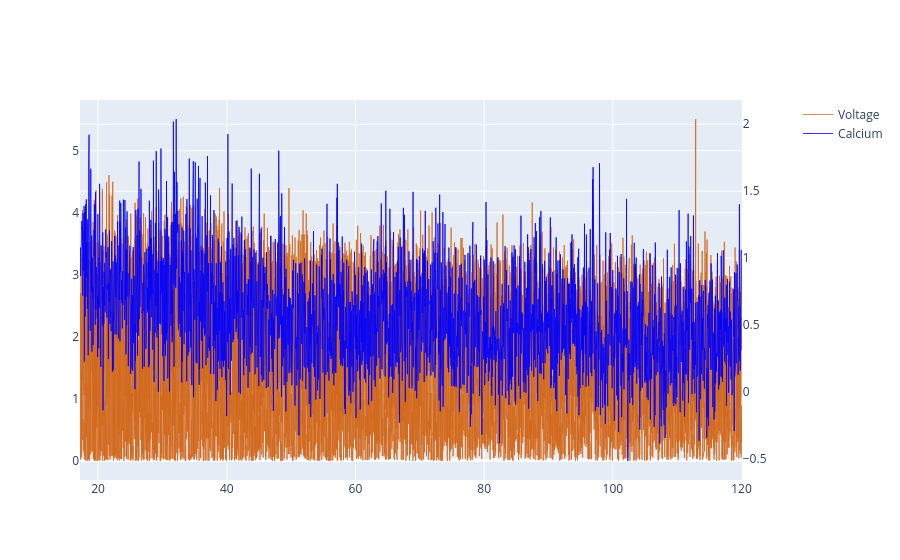

The notebook cell saved with this chart:
### Code cell
## motor stuff

fig = make_subplots(specs=[[{"secondary_y": True}]])
# svg_path =os.path.join(path,f'EventTypeTrace{n}.svg')
# html_path =os.path.join(path,f'EventTypeTrace{n}.html')

fig.add_trace(go.Scatter(x=VolAX, y=VolTrace, line=dict(color='chocolate', width=0.8),name="Voltage"),secondary_y=False,)

fig.add_trace(go.Scatter(x= CalAX, y=TraceC ,line=dict(color='blue', width=0.8), name="Calcium"),secondary_y=True,)
fig.show()
if motor_active:
    volMot, volRest, calMot, calRest, spikeMot, spikeRest,Change_points,MotIdx,calMotID,RestIdx,calRestId = motorSp(TraceC,VolTrace,motor,CalAX,VolAX,spikeId)
    if np.size(RestIdx[0],0) < 9:
        RestIdx = RestIdx[1:]
        Change_points = Change_points[1:]
        Change_points = Change_points.squeeze()
    changePointPath = os.path.join(path,r'changepoint.csv')
    calMot,calRes,spikeM,spikeR,volM,volR = Split_cal(Change_points,VolTrace,TraceC,VolAX,CalAX,motor,spikeId)
    print(f'calR{len(calRes)}')
    print(f'volR{len(RestIdx)}')
    print(f'calm{len(calMot)}')
    print(f'volm{len(MotIdx)}')
    for i,r in enumerate(calMot):
        #print(f'volMotF{len(MotIdx)}')
        calTracPpathMotor = os.path.join(path, f'calTraceMot{i}.csv')
        pd.DataFrame(r, columns=['trace']).to_csv(calTracPpathMotor, index=False)
        volTracPpathMotor = os.path.join(path, f'volTraceMot{i}.csv')
        pd.DataFrame(volM[i], columns=['trace']).to_csv(volTracPpathMotor, index=False)
        SpiTracPpathMotor = os.path.join(path, f'spikeTraceMot{i}.csv')
        pd.DataFrame(spikeM[i], columns=['trace']).to_csv(SpiTracPpathMotor, index=False)
    for j,m in enumerate(calRes):
        calTracPpathRes = os.path.join(path, f'calTraceRest{j}.csv')
        x = pd.DataFrame(m, columns=['trace']).to_csv(calTracPpathRes, index=False)
        volTracPpathRest = os.path.join(path, f'volTraceRest{j}.csv')
        pd.DataFrame(volR[j], columns=['trace']).to_csv(volTracPpathRest, index=False)
        SpiTracPpathRest = os.path.join(path, f'spikeTraceRest{j}.csv')
        pd.DataFrame(spikeR[j], columns=['trace']).to_csv(SpiTracPpathRest, index=False)
        #print(x.shape)
        print(np.size(m))
    df = pd.DataFrame(np.array(Change_points), columns=['trace'])  # create df with column name
    df.to_csv(changePointPath, index=False)
    # print(len(MotIdx[0]))
    # #print(len(volMot[0]))
    # #print(len(calMot[0]))
    # print(len(RestIdx[0]))
    # print(len(MotIdx[1]))
    # #print(len(volMot[0]))
    # #print(len(calMot[0]))
    # print(len(RestIdx[1]))
    
    #print(len(volRest[0]))
    #print(len(calRest[0]))
    #print(spikeMot)

### Figure 1 — Plotly figure (JSON) as saved in the notebook; plotly's stock layout.template omitted (floating-point values rounded to 4 significant figures; data arrays with more than 128 entries replaced by an {"elided": "..."} marker saying what was removed)
{"data": [{"line": {"color": "chocolate", "width": 0.8}, "name": "Voltage", "type": "scatter", "x": {"elided": "51401 float values"}, "xaxis": "x", "y": {"elided": "51401 float values"}, "yaxis": "y"}, {"line": {"color": "blue", "width": 0.8}, "name": "Calcium", "type": "scatter", "x": {"elided": "3085 float values"}, "xaxis": "x", "y": {"elided": "3085 float values"}, "yaxis": "y2"}], "layout": {"xaxis": {"anchor": "y", "domain": [0, 0.94]}, "yaxis": {"anchor": "x", "domain": [0, 1]}, "yaxis2": {"anchor": "x", "overlaying": "y", "side": "right"}}}
